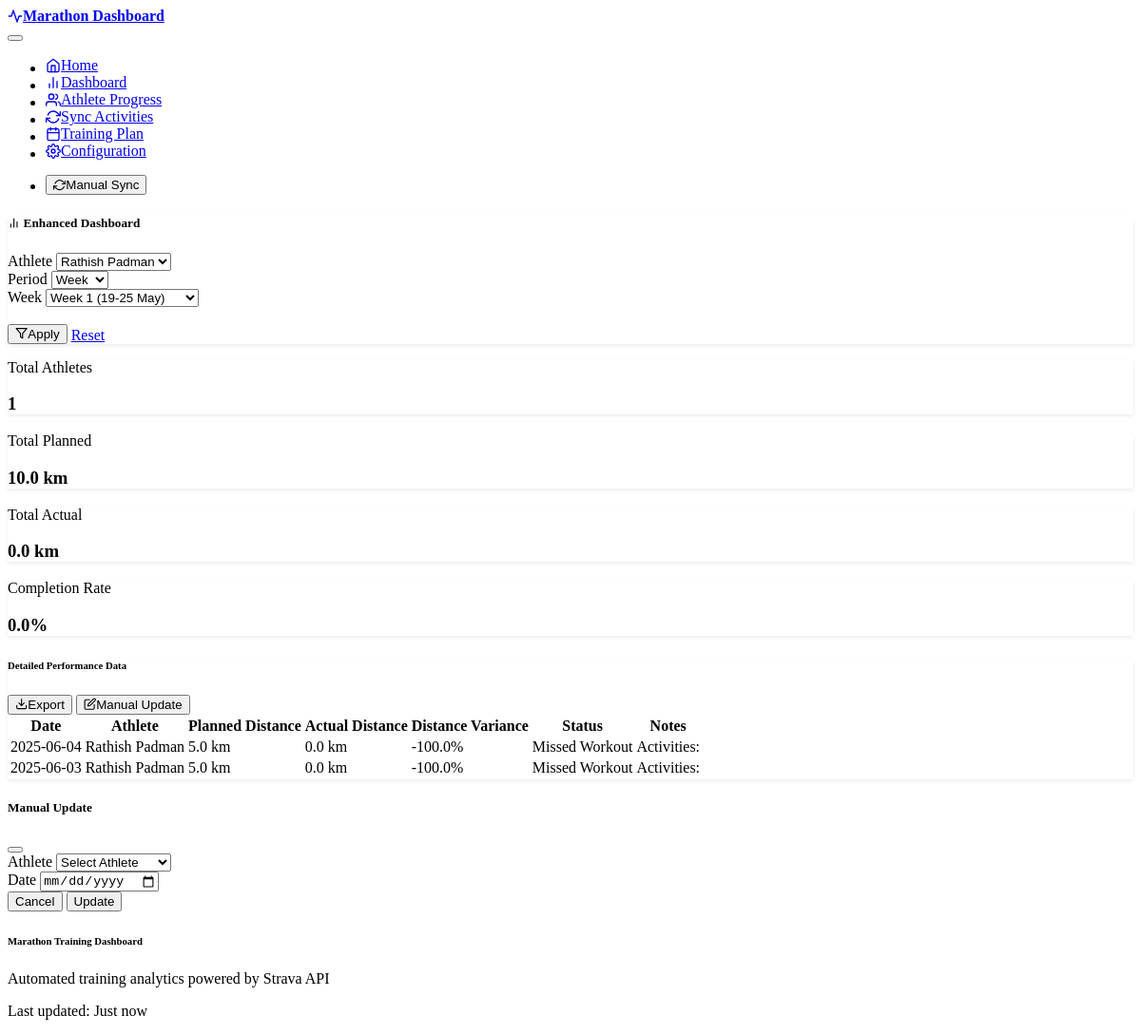
Screenshot of /dashboard?athlete_id=1 with the database file from the repository.
### models.py (models this page shows)
class DailySummary(db.Model):
    id = db.Column(db.Integer, primary_key=True)
    athlete_id = db.Column(db.Integer,
                           db.ForeignKey('athlete.id'),
                           nullable=False)
    summary_date = db.Column(db.DateTime, nullable=False)
    actual_distance_km = db.Column(db.Float, nullable=True)
    planned_distance_km = db.Column(db.Float, nullable=True)
    actual_pace_min_per_km = db.Column(db.Float, nullable=True)
    planned_pace_min_per_km = db.Column(db.Float, nullable=True)
    distance_variance_percent = db.Column(db.Float, nullable=True)
    pace_variance_percent = db.Column(db.Float, nullable=True)
    status = db.Column(db.String(50),
                       nullable=True)  # On Track, Under-performed, etc.
    notes = db.Column(db.Text, nullable=True)
    created_at = db.Column(db.DateTime, default=datetime.utcnow)
    __table_args__ = (
        UniqueConstraint('athlete_id', 'summary_date', name='uq_daily_summary_athlete_date'),
        db.Index('idx_daily_summary_date', 'summary_date'),
        db.Index('idx_daily_summary_athlete', 'athlete_id'),
        db.Index('idx_daily_summary_status', 'status')
    )
    __table_args__ = (UniqueConstraint('athlete_id', 'summary_date', name='uq_daily_summary_athlete_date'),)

class Athlete(db.Model):
    id = db.Column(db.Integer, primary_key=True)
    name = db.Column(db.String(100), nullable=False)
    strava_athlete_id = db.Column(db.Integer, unique=True, nullable=True)
    refresh_token = db.Column(db.String(255), nullable=True)
    access_token = db.Column(db.String(255), nullable=True)
    token_expires_at = db.Column(db.DateTime, nullable=True)
    is_active = db.Column(db.Boolean, default=True)
    created_at = db.Column(db.DateTime, default=datetime.utcnow)
    activities = db.relationship('Activity', backref='athlete', lazy=True)
    planned_workouts = db.relationship('PlannedWorkout',
                                       backref='athlete',
                                       lazy=True)
    daily_summaries = db.relationship('DailySummary',
                                      backref='athlete',
                                      lazy=True)

### routes.py (the view, shortened to what this page needs)
@app.route('/dashboard')
def dashboard():
    try:
        athlete_filter = request.args.get('athlete_id', type=int)
        date_filter = request.args.get('date')
        period_filter = request.args.get('period', 'week')  # Default to week view
        activity_filter = request.args.get('activity_type', 'all')
        week_filter = request.args.get('week')
        month_filter = request.args.get('month')
        start_date_filter = request.args.get('start_date')
        end_date_filter = request.args.get('end_date')
        base_date = datetime(2025, 5, 19)  # Week 1 starts May 19
        current_date = datetime.now()
        days_since_base = (current_date.date() - base_date.date()).days
        current_week_num = (days_since_base // 7) + 1
        if period_filter == 'day':
            if start_date_filter:
                target_date = datetime.strptime(start_date_filter, '%Y-%m-%d')
            else:
                target_date = datetime.now().replace(hour=0, minute=0, second=0, microsecond=0)
        elif period_filter == 'week':
            if week_filter:
                week_num = int(week_filter.split('-')[1]) - 1
                target_date = base_date + timedelta(weeks=week_num)
            else:
                target_date = base_date + timedelta(weeks=current_week_num - 1)
                week_filter = f"week-{current_week_num}"
        else:
            target_date = datetime.now().replace(hour=0, minute=0, second=0, microsecond=0)
        all_athletes = db.session.query(Athlete).filter_by(is_active=True).order_by(Athlete.name).all()
        dashboard_data = get_enhanced_dashboard_data(
            target_date, athlete_filter, period_filter, activity_filter,
            start_date_filter, end_date_filter
        )
        dashboard_builder = DashboardBuilder()
        weekly_trends = dashboard_builder.get_weekly_trends(target_date)
        return render_template('dashboard.html',
                               dashboard_data=dashboard_data,
                               weekly_trends=weekly_trends,
                               target_date=target_date,
                               all_athletes=all_athletes,
                               filters={
                                   'athlete_id': athlete_filter,
                                   'date': date_filter,
                                   'period': period_filter,
                                   'activity_type': activity_filter,
                                   'week': week_filter,
                                   'month': month_filter,
                                   'start_date': start_date_filter,
                                   'end_date': end_date_filter
                               })
    except Exception as e:
        logger.error(f"Error loading dashboard: {e}")
        flash(f"Error loading dashboard: {e}", "error")
        return redirect(url_for('index'))

### templates/dashboard.html (shortened to what this page needs)
{% extends "base.html" %}
{% block content %}
<div class="container">
    <div class="row mb-4">
        <div class="col-12">
            <div class="card">
                <div class="card-header">
                    <h5 class="card-title mb-3">
                        <i data-feather="bar-chart-2" class="me-2"></i>
                        Enhanced Dashboard
                    </h5>
                    <form method="GET" class="row g-3">
                        <div class="col-md-3">
                            <label for="athlete_filter" class="form-label">Athlete</label>
                            <select name="athlete_id" id="athlete_filter" class="form-select">
                                {% for athlete in all_athletes %}
                                <option value="{{ athlete.id }}" {% if filters.athlete_id == athlete.id %}selected{% endif %}>
                                    {{ athlete.name }}
                                </option>
                                {% endfor %}
                            </select>
                        </div>
                        <div class="col-md-2">
                            <label for="period_filter" class="form-label">Period</label>
                            <select name="period" id="period_filter" class="form-select" onchange="toggleDateInputs()">
                                <option value="week" {% if filters.period == 'week' %}selected{% endif %}>Week</option>
                            </select>
                        </div>
                        <div class="col-md-2" id="week_selector_container" style="display: none;">
                            <label for="week_selector" class="form-label">Week</label>
                            <select name="week" id="week_selector" class="form-select">
                                <option value="week-1">Week 1 (19-25 May)</option>
                            </select>
                        </div>
                        <div class="col-md-3">
                            <label class="form-label">&nbsp;</label>
                            <div class="d-flex gap-2">
                                <button type="submit" class="btn btn-primary">
                                    <i data-feather="filter" class="me-1"></i>Apply
                                </button>
                                <a href="{{ url_for('dashboard') }}" class="btn btn-outline-secondary">Reset</a>
                            </div>
                        </div>
                    </form>
                </div>
            </div>
        </div>
    </div>
    <div class="row mb-4">
        <div class="col-md-3">
            <div class="card bg-primary text-white h-100">
                <div class="card-body">
                    <div class="d-flex justify-content-between">
                        <div>
                            <p class="card-text">Total Athletes</p>
                            <h3 class="mb-0" id="tile-total-athletes">{{ dashboard_data.period_stats.total_athletes }}</h3>
                        </div>
                    </div>
                </div>
            </div>
        </div>
        <div class="col-md-3">
            <div class="card bg-success text-white h-100">
                <div class="card-body">
                    <div class="d-flex justify-content-between">
                        <div>
                            <p class="card-text">Total Planned</p>
                            <h3 class="mb-0" id="tile-total-planned">{{ "%.1f"|format(dashboard_data.period_stats.total_planned) }} km</h3>
                        </div>
                    </div>
                </div>
            </div>
        </div>
        <div class="col-md-3">
            <div class="card bg-info text-white h-100">
                <div class="card-body">
                    <div class="d-flex justify-content-between">
                        <div>
                            <p class="card-text">Total Actual</p>
                            <h3 class="mb-0" id="tile-total-actual">{{ "%.1f"|format(dashboard_data.period_stats.total_actual) }} km</h3>
                        </div>
                    </div>
                </div>
            </div>
        </div>
        <div class="col-md-3">
            <div class="card bg-{{ 'success' if dashboard_data.period_stats.completion_rate >= 80 else 'warning' if dashboard_data.period_stats.completion_rate >= 60 else 'danger' }} text-white h-100">
                <div class="card-body">
                    <div class="d-flex justify-content-between">
                        <div>
                            <p class="card-text">Completion Rate</p>
                            <h3 class="mb-0" id="tile-completion-rate">{{ "%.1f"|format(dashboard_data.period_stats.completion_rate) }}%</h3>
                        </div>
                    </div>
                </div>
            </div>
        </div>
    </div>
    <div class="row mb-4">
        <div class="col-12">
            <div class="card">
                <div class="card-header d-flex justify-content-between align-items-center">
                    <h6 class="mb-0">Detailed Performance Data</h6>
                    <div class="btn-group">
                        <button class="btn btn-sm btn-outline-primary" onclick="exportToCSV()">
                            <i data-feather="download" class="me-1"></i>Export
                        </button>
                        <button class="btn btn-sm btn-primary" onclick="showManualUpdateModal()">
                            <i data-feather="edit" class="me-1"></i>Manual Update
                        </button>
                    </div>
                </div>
                <div class="card-body">
                    {% if dashboard_data.summaries %}
                    <div class="table-responsive">
                        <table class="table table-hover" id="summaryTable">
                            <thead>
                                <tr>
                                    <th>Date</th>
                                    <th>Athlete</th>
                                    <th>Planned Distance</th>
                                    <th>Actual Distance</th>
                                    <th>Distance Variance</th>
                                    <th>Status</th>
                                    <th>Notes</th>
                                </tr>
                            </thead>
                            <tbody>
                                {% for summary in dashboard_data.summaries %}
                                <tr>
                                    <td>{{ summary.date.strftime('%Y-%m-%d') }}</td>
                                    <td>{{ summary.athlete_name }}</td>
                                    <td>{{ "%.1f"|format(summary.planned_distance) }} km</td>
                                    <td>{{ "%.1f"|format(summary.actual_distance) }} km</td>
                                    <td>
                                        {% if summary.distance_variance > 0 %}
                                            <span class="text-success">+{{ "%.1f"|format(summary.distance_variance) }}%</span>
                                        {% elif summary.distance_variance < 0 %}
                                            <span class="text-danger">{{ "%.1f"|format(summary.distance_variance) }}%</span>
                                        {% else %}
                                            <span class="text-muted">0%</span>
                                        {% endif %}
                                    </td>
                                    <td>
                                        {% if summary.status == 'On Track' %}
                                            <span class="badge bg-success">{{ summary.status }}</span>
                                        {% elif summary.status == 'Over-performed' %}
                                            <span class="badge bg-info">{{ summary.status }}</span>
                                        {% elif summary.status == 'Under-performed' %}
                                            <span class="badge bg-warning">{{ summary.status }}</span>
                                        {% elif summary.status == 'Missed Workout' %}
                                            <span class="badge bg-danger">{{ summary.status }}</span>
                                        {% else %}
                                            <span class="badge bg-secondary">{{ summary.status }}</span>
                                        {% endif %}
                                    </td>
                                    <td>{{ summary.notes or '-' }}</td>
                                </tr>
                                {% endfor %}
                            </tbody>
                        </table>
                    </div>
                    {% else %}
                    <div class="text-center py-4">
                        <i data-feather="inbox" style="width: 3rem; height: 3rem;" class="text-muted mb-3"></i>
                        <p class="text-muted">No data available for the selected filters.</p>
                    </div>
                    {% endif %}
                </div>
            </div>
        </div>
    </div>
</div>
<div class="modal fade" id="manualUpdateModal" tabindex="-1">
    <div class="modal-dialog">
        <div class="modal-content">
            <div class="modal-header">
                <h5 class="modal-title">Manual Update</h5>
                <button type="button" class="btn-close" data-bs-dismiss="modal"></button>
            </div>
            <div class="modal-body">
                <form id="manualUpdateForm">
                    <div class="mb-3">
                        <label for="updateAthlete" class="form-label">Athlete</label>
                        <select class="form-select" id="updateAthlete" required>
                            <option value="">Select Athlete</option>
                        </select>
                    </div>
                    <div class="mb-3">
                        <label for="updateDate" class="form-label">Date</label>
                        <input type="date" class="form-control" id="updateDate" required>
                    </div>
                </form>
            </div>
            <div class="modal-footer">
                <button type="button" class="btn btn-secondary" data-bs-dismiss="modal">Cancel</button>
                <button type="button" class="btn btn-primary" onclick="performManualUpdate()">Update</button>
            </div>
        </div>
    </div>
</div>
{% endblock %}

### static/css/styles.css (style rules this page uses)
:root { --dashboard-primary: var(--bs-primary); --dashboard-success: var(--bs-success); --dashboard-info: var(--bs-info); --dashboard-warning: var(--bs-warning); --dashboard-danger: var(--bs-danger); --dashboard-spacing: 1rem; --dashboard-card-shadow: 0 0.125rem 0.25rem rgba(0, 0, 0, 0.075); }
.card { box-shadow: var(--dashboard-card-shadow); transition: box-shadow 0.15s ease-in-out; }
.btn { display: inline-flex; align-items: center; transition: all 0.15s ease-in-out; }
.feather { width: 1em; height: 1em; vertical-align: -0.125em; }
.modal-header { border-bottom: 1px solid var(--bs-border-color); }
.modal-footer { border-top: 1px solid var(--bs-border-color); }

### rows the page displays
DailySummary: date "2025-06-04", planned_distance "5.0", distance_variance "-100.0", status "Missed Workout", notes "Activities:"
Athlete: athlete_name "Rathish Padman" "Rathish Padman"
DailySummary: date "2025-06-03", planned_distance "5.0", distance_variance "-100.0", status "Missed Workout", notes "Activities:"

### other values shown
{{ dashboard_data.period_stats.total_athletes }} "1"
{{ "%.1f"|format(dashboard_data.period_stats.total_planned) }} "10.0"
{{ "%.1f"|format(dashboard_data.period_stats.total_actual) }} "0.0"
{{ "%.1f"|format(dashboard_data.period_stats.completion_rate) }} "0.0"
{{ "%.1f"|format(summary.actual_distance) }} "0.0" "0.0"
form field athlete_id "Rathish Padman"
